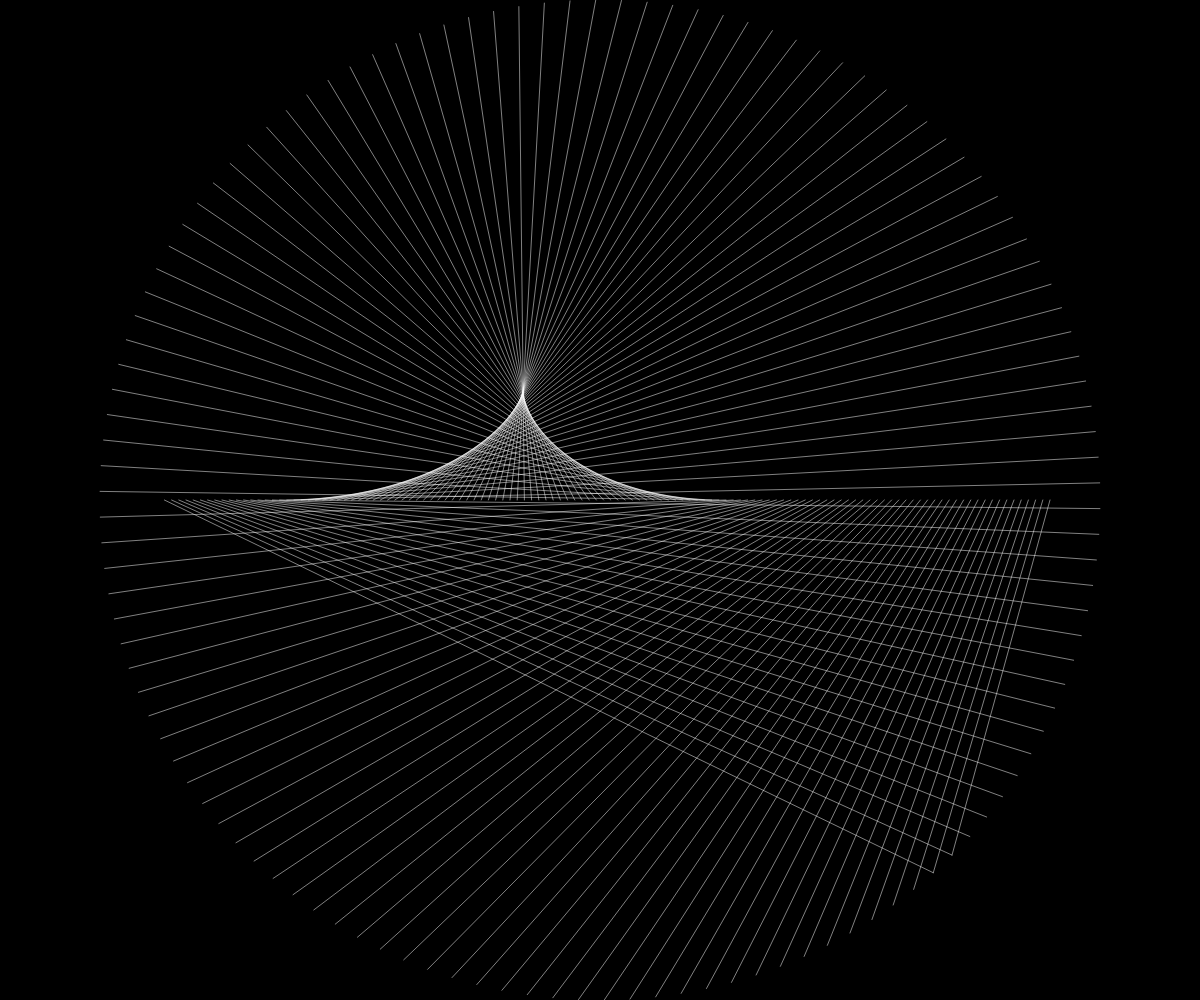
Frame 1 (no input)
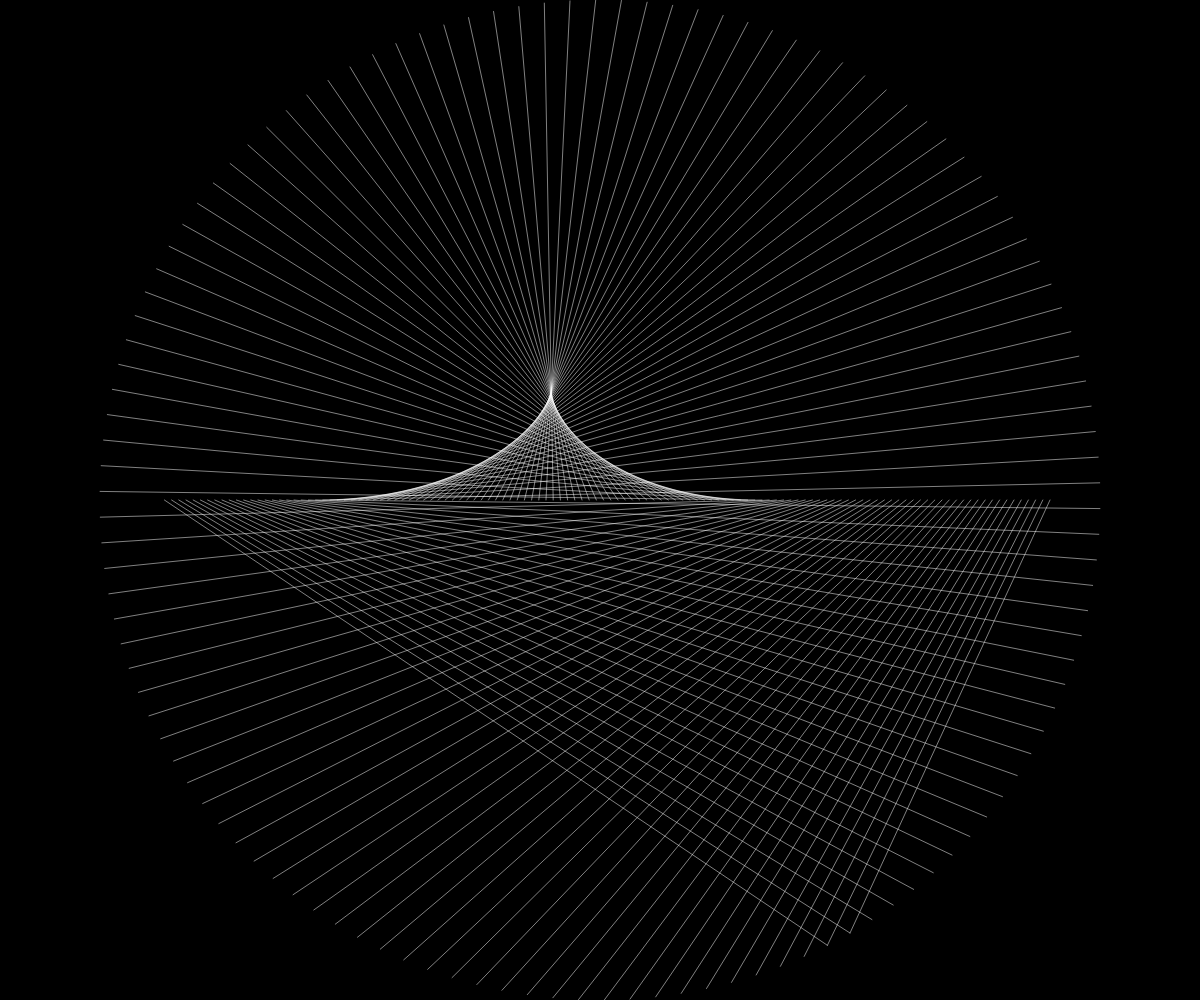
Frame 60 (no input)
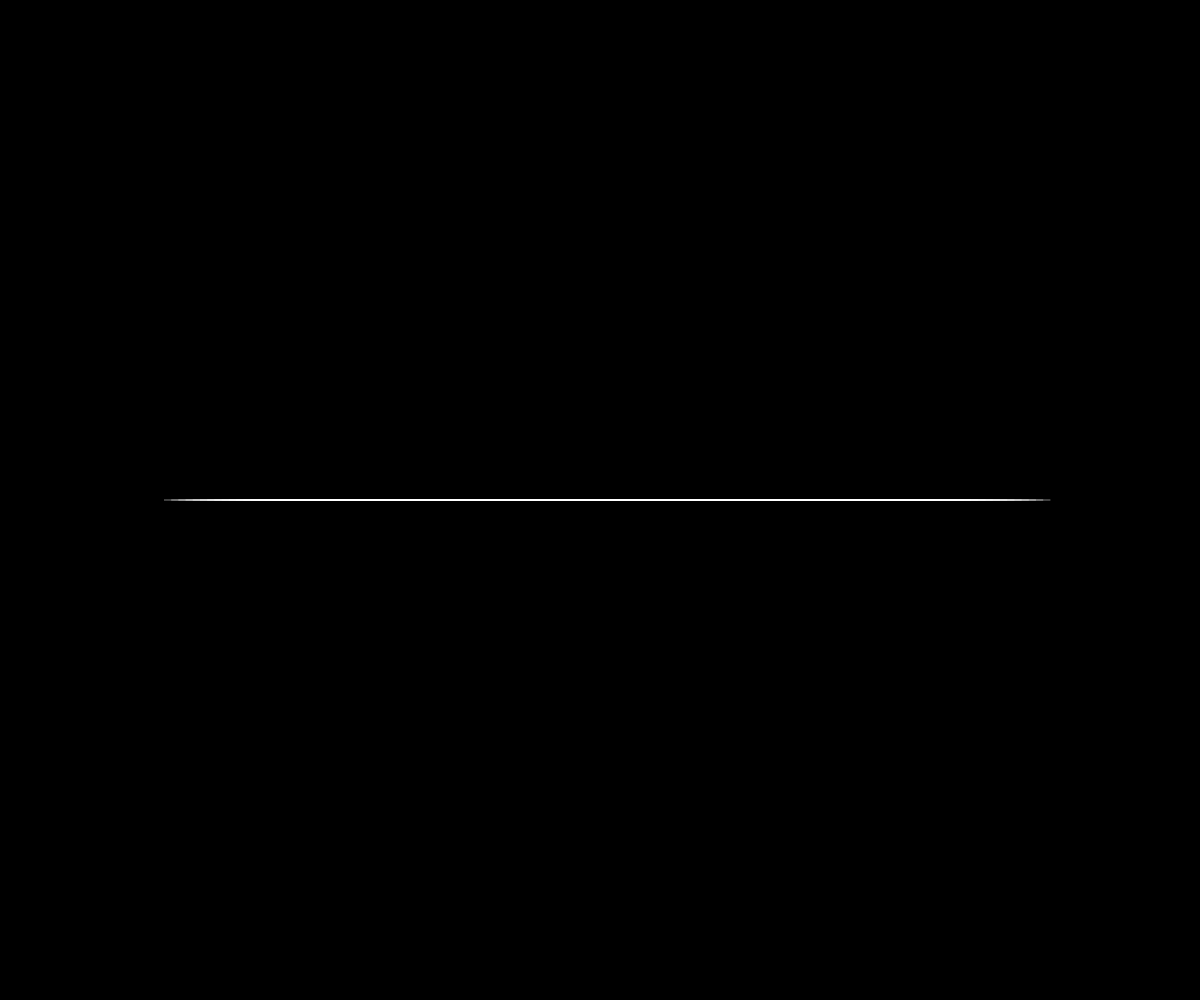
Frame 120 (the mouse pressed at the canvas centre since frame 60)

The p5.js sketch that drew these frames (run headless with seeded random() and noise() and a simulated clock; from frame 60 on, the mouse is pressed at the canvas centre):

// p5.js sketch
// ── sketch.js

var res = 125;
var s = 450;
var globalCircleAngleOffset;
var shapes;
var locked = false;
var mx = 0;
function mouseReleased(){
	locked = !locked;
}

function setup() {
	shapes = new Array();
	smooth(8);
	globalCircleAngleOffset = PI + HALF_PI / 2;
	createCanvas(windowWidth, windowHeight);
	colorMode(HSB, 360, 100, 100, 100);
	shapes.push(makeHorizontalLine());
	shapes.push(makeCircle());
}

function draw() {
		background(0);
		if(!locked){
			mx = map(mouseX, 0, width, 0, 1);
		}		
		s = windowHeight/2 - windowHeight*mx;
		print(mx);
		translate(width / 2, height / 2);
		rotate(PI);
		globalCircleAngleOffset = (PI + HALF_PI / 2) + radians(frameCount / 4);
		shapes[1] = makeCircle();
		drawShape();

}

function drawShape() {
		beginShape();
		for (var i = 0; i < res - 1; i++) {
				var x0 = shapes[0][i].x;
				var y0 = shapes[0][i].y;
				var x1 = shapes[1][i].x;
				var y1 = shapes[1][i].y;

				strokeWeight(1);
				stroke(100, 50);
				line(x0, y0, x1, y1);
		}
}

function makeCircle() {
		var vertices = new Array(res);
		for (var i = 0; i < res; i++) {
				var x, y;
				var a = map(i, 0, res - 3, 0, TWO_PI);
				a += globalCircleAngleOffset;
				x = s * cos(a);
				y = s * sin(a);
				vertices[i] = createVector(x, y);
		}
		return vertices;
}

function makeHorizontalLine() {
		var vertices = new Array(res);
		for (var i = 0; i < vertices.length; i++) {
				var x = map(i, 0, vertices.length, -s, s);
				vertices[i] = createVector(x, 0);
		}
		return vertices;
}

// ── post.html
<!DOCTYPE html>
<html>
<head>
<title>Mountain</title>
<link rel="shortcut icon" type="image/png" href="https://krabcode.github.io/favicon.png"/>
<link rel="stylesheet" href="../../styles/sketch.css">
<script src="../../lib/p5.js"></script>
<script src="sketch.js"></script>
</head>
<body>
</body>
<header class="noselect">
<p><a href="https://krabcode.github.io/index.html"> <<< </a></p>
line<br/>
circle<br/>
difference<br/>
in 125 lines
<br/><br/>
move mouse <br/>
to change radius
<br/><br/>
click to lock
</header>
</html>
